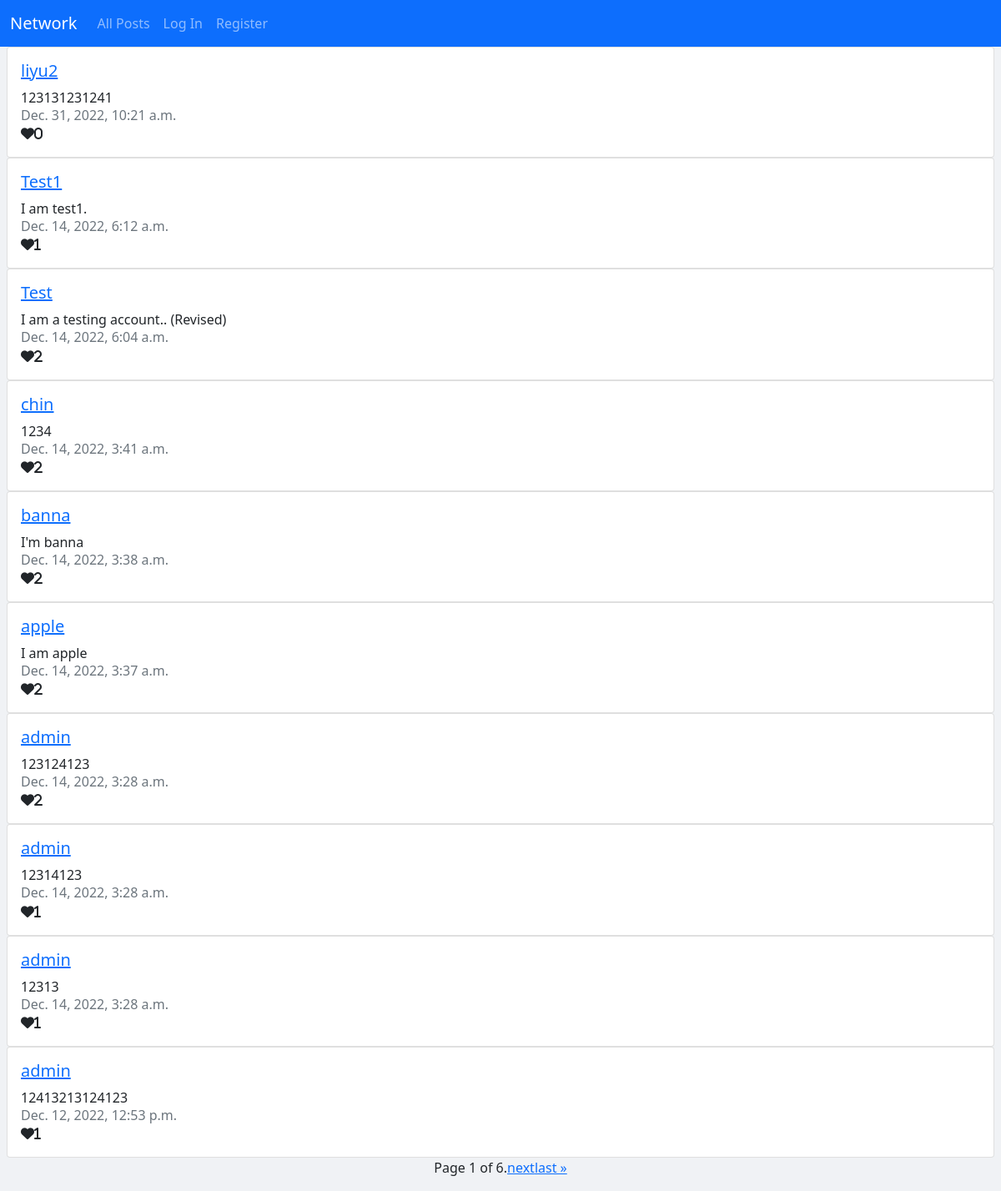
Before: / with the older database file.
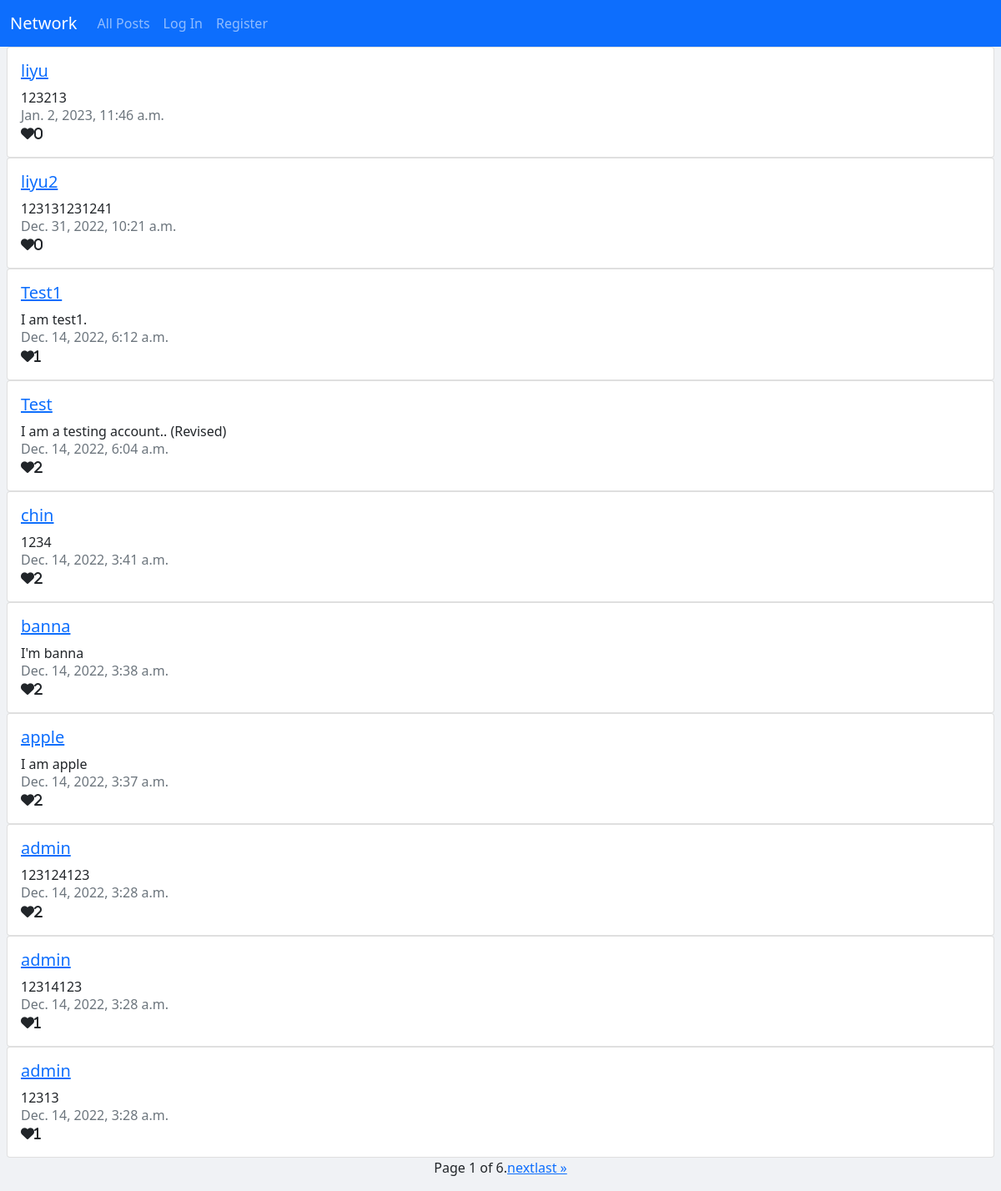
After: the same page with the newer database file.
### network/models.py (models this page shows)
class Post(models.Model):
    creator = models.ForeignKey(User, on_delete=models.CASCADE, related_name="creator")
    created_time = models.DateTimeField(auto_now=False, auto_now_add=True)
    context = models.TextField(max_length=200)

class User(AbstractUser):
    pass

### network/views.py (the view)
# urls.py: path("", views.AllPostsView.as_view(), name="index"),
class AllPostsView(ListView):
    template_name = "network/index.html"
    context_object_name = "posts"
    model = Post
    paginate_by = 10
    ordering = ["-created_time"]
    def get_context_data(self, **kwargs):
        context = super().get_context_data(**kwargs)
        context["form"] = NewPostForm()
        return context

### network/templates/network/index.html (shortened to what this page needs)
{% extends "network/layout.html" %}
{%load static%}
{% block body %}
        {% include 'network/post_list.html' %}
{% endblock %}

### network/templates/network/post_list.html (shortened to what this page needs)
{% for post in posts %}
<div class="card mx-2 gy-1">
  <div class="card-body " data-post_id="{{ post.id }}">
    <h5 class="card-title"><a href="{% url 'profile_path' post.creator %}">{{ post.creator }}</a></h5>
    <div class="card-text" name="text-content">{{ post.context }}</div>
    <h6 class="card-subtitle text-muted m-auto">{{ post.created_time }}</h6>
    <i class="fas fa-heart  like-link">{{ post.likes.all.count }}</i>
    <br>
  </div>
</div>
{% endfor %}
</div>
<nav aria-label="Page navigation" id="page_navigation">
  <ul class="pagination pagination-lg justify-content-center">
    <li class="step-links page-item">
    <li class="current page-item">
      Page {{ page_obj.number }} of {{ page_obj.paginator.num_pages }}.
    </li>
    </li class="page-item">
    {%if page_obj.has_next %}
    <a href="?page={{ page_obj.next_page_number }}">next</a>
    <a href="?page={{ page_obj.paginator.num_pages }}">last &raquo;</a>
    {% endif %}
  </ul>
</nav>

Changed rows visible on the page:
no longer on this page (row unchanged): Post: creator "admin", context "12413213124123", created_time "Dec. 12, 2022, 12:53 p.m.", likes.all.count "1"
added Post: creator "liyu", context "123213", created_time "Jan. 2, 2023, 11:46 a.m.", likes.all.count "0"
